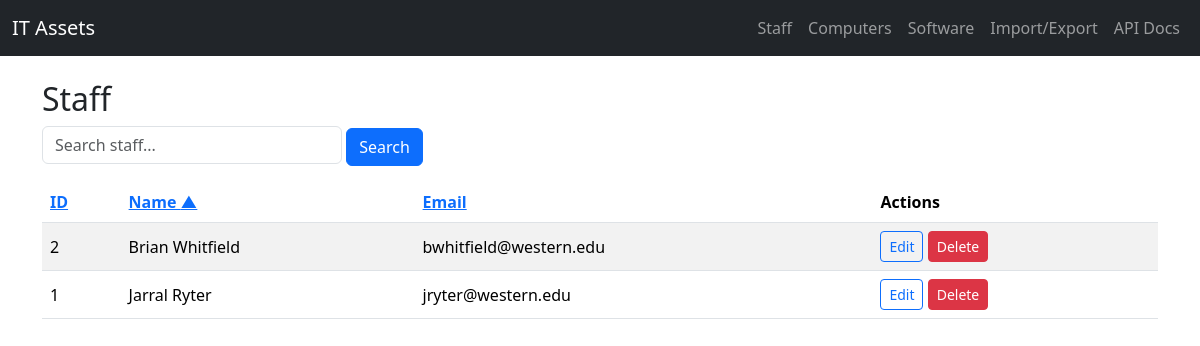
Screenshot of /staff with the database file from the repository.
### app/models.py (models this page shows)
class Staff(Base):
    __tablename__ = 'staff'
    staff_id = Column(Integer, primary_key=True, index=True)
    name = Column(String, nullable=False)
    email = Column(String, unique=True, nullable=True)
    computers = relationship(
    'Computer',
    back_populates='owner',
    cascade='all, delete-orphan',
    foreign_keys='Computer.staff_id',   # disambiguate: use the owner FK
    )
    __table_args__ = (
        UniqueConstraint('name', name='uq_staff_name'),
    )

### app/main.py (the view)
@app.get('/staff')
async def staff_list(request: Request, sort: str = 'name', dir: str = 'asc', q: str = '', db: Session = Depends(get_db)):
    sort = sort if sort in {'id', 'name', 'email'} else 'name'
    dir = 'desc' if dir == 'desc' else 'asc'
    rows = list_staff(db, sort, dir, q)
    return templates.TemplateResponse('staff_list.html', {'request': request, 'staff': rows, 'sort': sort, 'dir': dir, 'q': q})

### app/templates/staff_list.html (shortened to what this page needs)
{% extends 'base.html' %}
{% block content %}
<h2>Staff</h2>
<form method="get" class="mb-3">
  <input type="text" name="q" value="{{ q }}" placeholder="Search staff..." class="form-control" style="max-width:300px; display:inline-block;">
  <button class="btn btn-primary">Search</button>
</form>
<table class="table table-striped">
<thead>
  <tr>
    <th><a href="/staff?sort=id&dir={{ 'desc' if sort=='id' and dir=='asc' else 'asc' }}&q={{ q }}">ID{% if sort=='id' %} {{ '▲' if dir=='asc' else '▼' }}{% endif %}</a></th>
    <th><a href="/staff?sort=name&dir={{ 'desc' if sort=='name' and dir=='asc' else 'asc' }}&q={{ q }}">Name{% if sort=='name' %} {{ '▲' if dir=='asc' else '▼' }}{% endif %}</a></th>
    <th><a href="/staff?sort=email&dir={{ 'desc' if sort=='email' and dir=='asc' else 'asc' }}&q={{ q }}">Email{% if sort=='email' %} {{ '▲' if dir=='asc' else '▼' }}{% endif %}</a></th>
    <th>Actions</th>
  </tr>
</thead>
  <tbody>
    {% for s in staff %}
    <tr>
      <td>{{ s.staff_id }}</td>
      <td>{{ s.name }}</td>
      <td>{{ s.email or '' }}</td>
      <td>
        <form method="post" action="/staff/{{ s.staff_id }}/delete" style="display:inline">
          <a class="btn btn-sm btn-outline-primary" href="/staff/{{ s.staff_id }}/edit">Edit</a>
          <button class="btn btn-sm btn-danger" onclick="return confirm('Delete this staff?')">Delete</button>
        </form>
      </td>
    </tr>
    {% endfor %}
  </tbody>
</table>
{% endblock %}

### app/static/style.css (style rules this page uses)
body { padding-bottom: 3rem; }
.table td, .table th { vertical-align: middle; }

### rows the page displays
Staff: staff_id "2", name "Brian Whitfield", email "bwhitfield@western.edu"
Staff: staff_id "1", name "Jarral Ryter", email "jryter@western.edu"

### other values shown
{{ '▲' if dir=='asc' else '▼' }} "▲"
